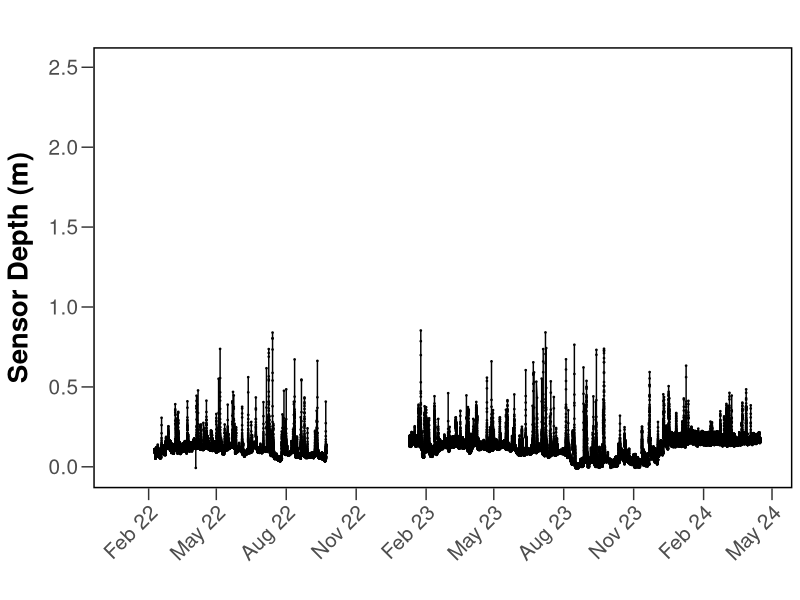
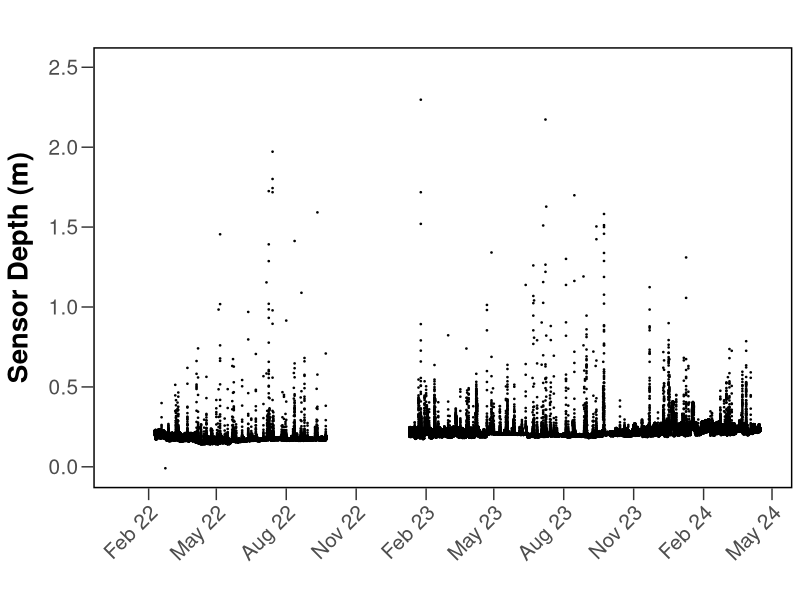
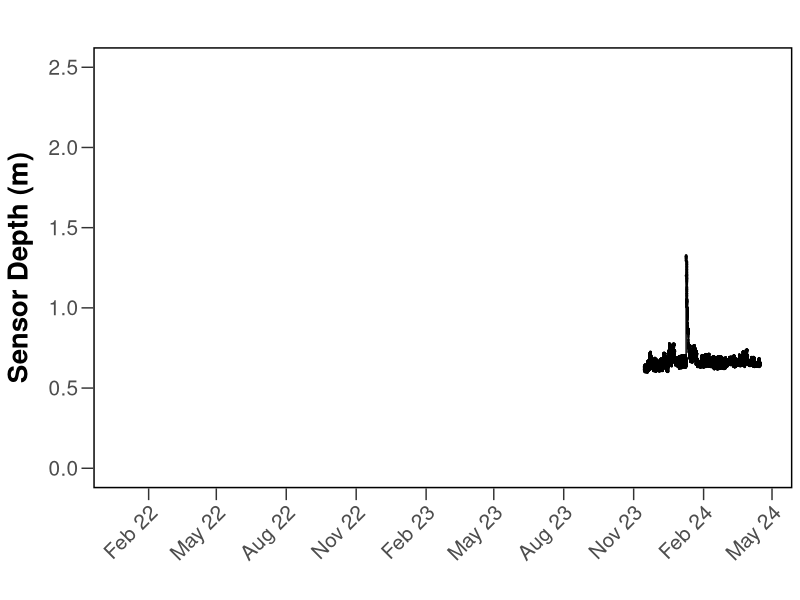
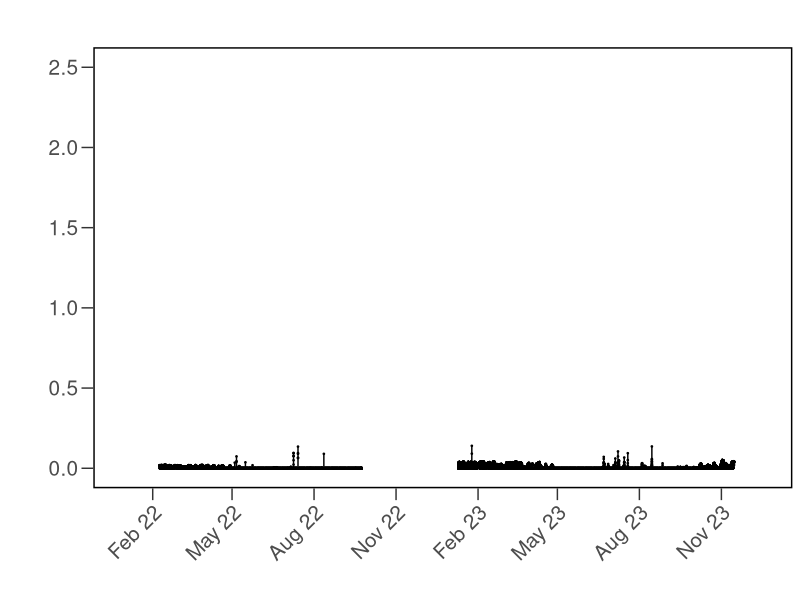
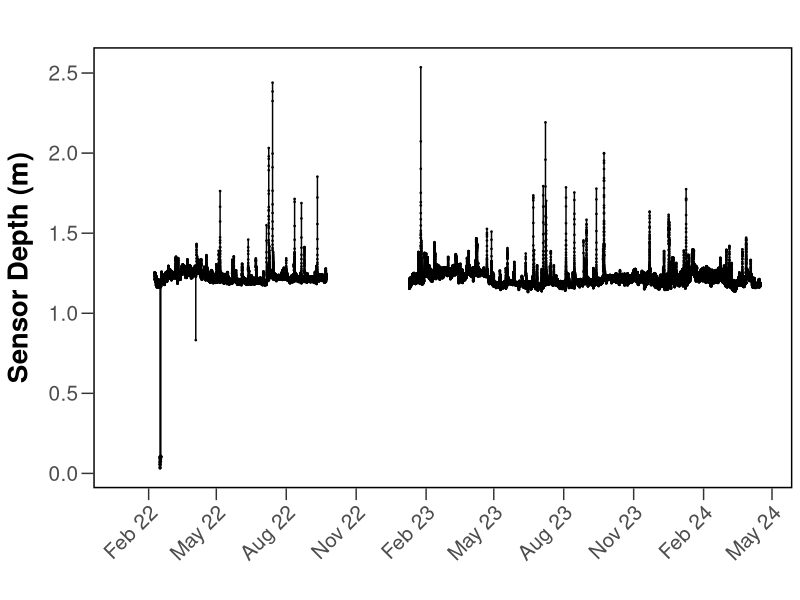
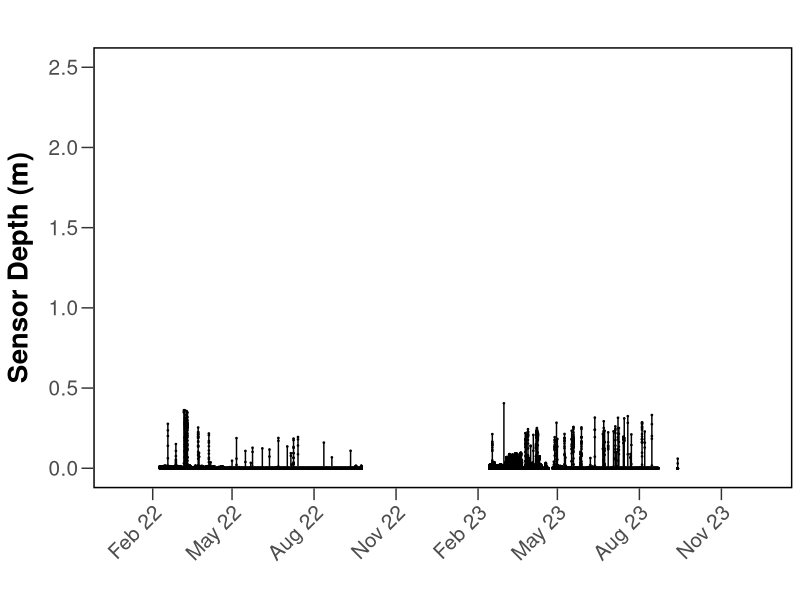
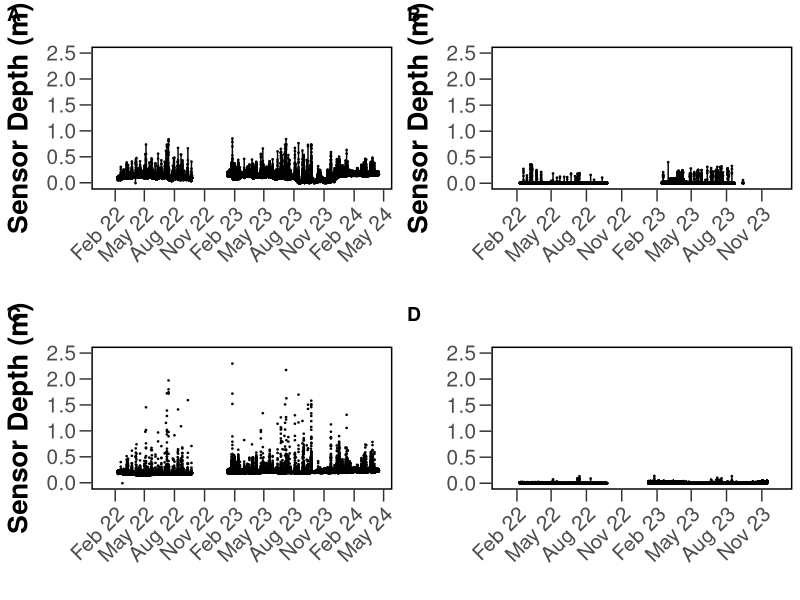

R code for these plots, in order:
## ---- chunk 1
rm(list = ls())
knitr::opts_chunk$set(echo = TRUE)
knitr::opts_knit$set("~/github/TownCreekWater/analyses")
## ---- chunk 2
require("tidyverse")
require("lubridate")
require("ggpubr")
require('scales')
## ---- chunk 3
#FinalRiffle1 <- read.csv("C:\\Users\\Teten\\Documents\\HOBOware\\Final_Total_Riffle1.csv") # Tete's Windows path

# Relative path:
FinalRiffle1 <- read.csv("../data/HoboData/Final_Total_Riffle1.csv")

# Format date:
FinalRiffle1$Date2 = as.Date(FinalRiffle1$Date,"%m/%d/%Y")

#plot graph, expand limits (x & y axis), format plot 
plot.R1WL <- ggplot(
  data = FinalRiffle1, aes(x = Date2, y = Sensor_Depth, group=1)
 ) +
     geom_line() +
     geom_point(size=.25)+ 
     labs(
         title = "",
         x = "", y = "Sensor Depth (m)",)+
  #expand limits:
              expand_limits(x = as.Date(c("2022-01-01", "2023-12-15")))+ 
              expand_limits(y = c(0, 2.5)) + 
     scale_x_date(date_labels = "%b %y", date_breaks = "3 month")+
   theme_bw() +
  #Remove plot grid lines
  theme(panel.grid.major = element_blank(), panel.grid.minor = element_blank()) +
  #Set axis title and text properties, tick marks, and labels
  theme(text=element_text(size=20),axis.title=element_text(size=20,face="bold"),
          axis.text=element_text(size=15),  
          axis.title.y=element_text(margin=margin(r=10)),
          axis.title.x = element_text(margin = margin(r=10)),
          panel.border = element_rect(colour = "black",linewidth=1),strip.text = element_text(size = 20), legend.position="none", legend.title = element_text(size=20), legend.text=element_text(size=20)) + 
          theme(axis.ticks.length=unit(0.3,"cm")) + 
  theme(rect=element_rect(fill="transparent"))+
  theme(plot.background = element_rect(color=NA), axis.text.x = element_text(angle=45, hjust = 1))


plot.R1WL

# I removed "Date" from X-axis because the tick labels make it clear enough that it's a date
## ---- chunk 4
# Read in data:
FinalRiffle3 <- read.csv("../data/HoboData/Totalriffle3.csv")


# Format date:
FinalRiffle3$Date2 = as.Date(FinalRiffle3$Date,"%m/%d/%Y")

#range <-  c(as.Date(x = "Feb 22",format= "%b %y"), as.Date("Nov 23", "%b %Y"))

#plot graph, expand limits (x & y axis), format plot: 
plot.R3WL <- ggplot(data = FinalRiffle3, aes (x = Date2, y = Sensor_Depth, group=1)) + 
     geom_point(size=.25)+ 
     labs(
         title = "",
         x = "", y = "Sensor Depth (m)",) +

     #expand limits:
         expand_limits(x = as.Date(c("2022-01-01", "2023-12-15")))+ 
         expand_limits(y = c(0, 2.5)) + 

   scale_x_date(date_labels = "%b %y", date_breaks = "3 months")+
      theme_bw() +
  #Remove plot grid lines
  theme(panel.grid.major = element_blank(), panel.grid.minor = element_blank()) +
  #Set axis title and text properties, tick marks, and labels
  theme(text=element_text(size=20),axis.title=element_text(size=20,face="bold"),
          axis.text=element_text(size=15),  
          axis.title.y=element_text(margin=margin(r=10)),
          axis.title.x = element_text(margin = margin(r=10)),
          panel.border = element_rect(colour = "black",linewidth=1),strip.text = element_text(size = 20), legend.position="none", legend.title = element_text(size=20), legend.text=element_text(size=20)) + 
          theme(axis.ticks.length=unit(0.3,"cm")) + 
  theme(rect=element_rect(fill="transparent"))+
  theme(plot.background = element_rect(color=NA), axis.text.x = element_text(angle=45, hjust = 1))

plot.R3WL  


## ---- chunk 5
# Read in data:
TotalPiezometerShallow <- read.csv("../data/HoboData/TotalRSC_Piezometer_shallow.csv")

# Format date:
TotalPiezometerShallow$Date2 = as.Date(TotalPiezometerShallow$Date,"%m/%d/%Y")

#Plot graph, expand limits (x & y axis), format plot: 
plot.TPS <- ggplot(
  data = TotalPiezometerShallow, aes(x = Date2, y = Sensor_Depth, group=1)
 ) +
     geom_line() +
     geom_point(size=.25)+ 
     labs(
         title = "",
         x = "", y = "Sensor Depth (m)",)+
  #expand limits 
    expand_limits(x = as.Date(c("2022-01-01", "2023-12-15")))+ 
    expand_limits(y = c(0, 2.5)) + 

   scale_x_date(date_labels = "%b %y", date_breaks = "3 months")+
    theme_bw() +
  #Remove plot grid lines
  theme(panel.grid.major = element_blank(), panel.grid.minor = element_blank()) +
  #Set axis title and text properties, tick marks, and labels
  theme(text=element_text(size=20),axis.title=element_text(size=20,face="bold"),
          axis.text=element_text(size=15),  
          axis.title.y=element_text(margin=margin(r=10)),
          axis.title.x = element_text(margin = margin(r=10)),
          panel.border = element_rect(colour = "black",linewidth=1),strip.text = element_text(size = 20), legend.position="none", legend.title = element_text(size=20), legend.text=element_text(size=20)) + 
          theme(axis.ticks.length=unit(0.3,"cm")) + 
  theme(rect=element_rect(fill="transparent"))+
  theme(plot.background = element_rect(color=NA), axis.text.x = element_text(angle=45, hjust = 1))

plot.TPS
## ---- chunk 6
# Read in data:
TotalSmallRSCDown <- read.csv("../data/HoboData/Total_Small_RSC_Down.csv")

# Format date:
TotalSmallRSCDown$Date2 = as.Date(TotalSmallRSCDown$Date,"%m/%d/%Y")

#Remove negative sensor depth 
TotalSmallRSCDown$Sensor_Depth[TotalSmallRSCDown$Sensor_Depth<0] <- 0 


#plot graph, expand limits (x & y axis), format plot: 
plot.TSRSCD <- ggplot(
  data = TotalSmallRSCDown, aes(x = Date2, y = Sensor_Depth, group=1)
 ) +
     geom_line() +
     geom_point(size=.25)+ 
     labs(
         title = "",
         x = "", y = "",)+
    #expand limits (not on y-axis since this was used as the largest range:
    expand_limits(x = as.Date(c("2022-01-01", "2023-12-15")))+ 
   scale_x_date(date_labels = "%b %y", date_breaks = "3 months")+
 theme_bw() +
expand_limits(y = c(0, 2.5)) + 
  #Remove plot grid lines
  theme(panel.grid.major = element_blank(), panel.grid.minor = element_blank()) +
  #Set axis title and text properties, tick marks, and labels
  theme(text=element_text(size=20),axis.title=element_text(size=20,face="bold"),
          axis.text=element_text(size=15),  
          axis.title.y=element_text(margin=margin(r=10)),
          axis.title.x = element_text(margin = margin(r=10)),
          panel.border = element_rect(colour = "black",linewidth=1),strip.text = element_text(size = 20), legend.position="none", legend.title = element_text(size=20), legend.text=element_text(size=20)) + 
          theme(axis.ticks.length=unit(0.3,"cm")) + 
  theme(rect=element_rect(fill="transparent"))+
  theme(plot.background = element_rect(color=NA), axis.text.x = element_text(angle=45, hjust = 1))


plot.TSRSCD
## ---- chunk 7
# Read in data:
TotalPiezometerDeep <- read.csv("../data/HoboData/Totalrsc_piezometer_deep.csv")

# Format date:
TotalPiezometerDeep$Date2 = as.Date(TotalPiezometerDeep$Date,"%m/%d/%Y")

#plot graph, expand limits (x & y axis), format plot: 
plot.TPD <- ggplot(
  data = TotalPiezometerDeep, aes(x = Date2, y = Sensor_Depth, group=1)
 ) +
     geom_line() +
     geom_point(size=.25)+ 
     labs(
         title = "",
         x = "", y = "Sensor Depth (m)",)+
theme_bw() +
    #expand limits:
    expand_limits(x = as.Date(c("2022-01-01", "2023-12-15")))+ 
   scale_x_date(date_labels = "%b %y", date_breaks = "3 months")+
  #Remove plot grid lines
  theme(panel.grid.major = element_blank(), panel.grid.minor = element_blank()) +
  #Set axis title and text properties, tick marks, and labels
  theme(text=element_text(size=20),axis.title=element_text(size=20,face="bold"),
          axis.text=element_text(size=15),  
          axis.title.y=element_text(margin=margin(r=10)),
          axis.title.x = element_text(margin = margin(r=10)),
          panel.border = element_rect(colour = "black",linewidth=1),strip.text = element_text(size = 20), legend.position="none", legend.title = element_text(size=20), legend.text=element_text(size=20)) + 
          theme(axis.ticks.length=unit(0.3,"cm")) + 
  theme(rect=element_rect(fill="transparent"))+
  theme(plot.background = element_rect(color=NA), axis.text.x = element_text(angle=45, hjust = 1))


plot.TPD
## ---- chunk 8
# Read in data:
TotalSmallRSCUp <- read.csv("../data/HoboData/TotalTC_Small_RSC_Up.csv")

# Format date:
TotalSmallRSCUp$Date2 <- as.Date(TotalSmallRSCUp$Date,"%m/%d/%Y")

#Remove negative sensor depths
TotalSmallRSCUp$Sensor_Depth[TotalSmallRSCUp$Sensor_Depth<0] <- 0 


# plot graph, expand limits (x & y axis), format plot: 
plot.TSRSCU <- ggplot(
  data = TotalSmallRSCUp[1:39859,], aes(x = Date2, y = Sensor_Depth, group=1)
 ) +
     geom_line() +
     geom_point(size=.25)+ 
     labs(
         title = "",
         x = "", y = "Sensor Depth (m)",) +
    #expand limits:
    expand_limits(x = as.Date(c("2022-01-01", "2023-12-15")))+ 
   scale_x_date(date_labels = "%b %y", date_breaks = "3 months")+
      theme_bw() +
    expand_limits(y = c(0, 2.5)) + 
  #Remove plot grid lines
    theme(panel.grid.major = element_blank(), panel.grid.minor = element_blank()) +
  #Set axis title and text properties, tick marks, and labels
  theme(text=element_text(size=20),axis.title=element_text(size=20,face="bold"),
          axis.text=element_text(size=15),  
          axis.title.y=element_text(margin=margin(r=10)),
          axis.title.x = element_text(margin = margin(r=10)),
          panel.border = element_rect(colour = "black",linewidth=1),strip.text = element_text(size = 20), legend.position="none", legend.title = element_text(size=20), legend.text=element_text(size=20)) + 
          theme(axis.ticks.length=unit(0.3,"cm")) + 
  theme(rect=element_rect(fill="transparent"))+
  theme(plot.background = element_rect(color=NA), axis.text.x = element_text(angle=45, hjust = 1))


plot.TSRSCU
## ---- chunk 9
four_panel_IS_Dry_up_Down <- ggarrange(plot.R1WL, plot.TSRSCU, plot.R3WL, plot.TSRSCD, ncol = 2, nrow = 2, labels = c("A", "B", "C", "D"), legend = "none")

four_panel_IS_Dry_up_Down

#ggsave("../figures/WaterLVL.png", plot=four_panel_IS_Dry_up_Down, device="png", path=NULL, scale=1, width=14, height=10, dpi=600, limitsize=TRUE, bg="white")
